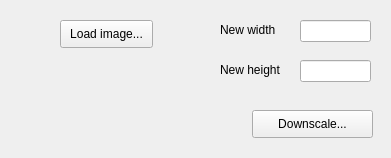
<?xml version="1.0" encoding="UTF-8"?>
<ui version="4.0">
 <class>MainWidget</class>
 <widget class="QWidget" name="MainWidget">
  <property name="geometry">
   <rect>
    <x>0</x>
    <y>0</y>
    <width>391</width>
    <height>158</height>
   </rect>
  </property>
  <property name="windowTitle">
   <string>Downscale ARGB</string>
  </property>
  <widget class="QPushButton" name="pushButton_loadImage">
   <property name="geometry">
    <rect>
     <x>60</x>
     <y>20</y>
     <width>93</width>
     <height>28</height>
    </rect>
   </property>
   <property name="text">
    <string>Load image...</string>
   </property>
  </widget>
  <widget class="QLabel" name="label_loaded">
   <property name="geometry">
    <rect>
     <x>20</x>
     <y>60</y>
     <width>171</width>
     <height>20</height>
    </rect>
   </property>
   <property name="text">
    <string/>
   </property>
   <property name="alignment">
    <set>Qt::AlignCenter</set>
   </property>
  </widget>
  <widget class="QLineEdit" name="lineEdit_newWidth">
   <property name="geometry">
    <rect>
     <x>300</x>
     <y>20</y>
     <width>71</width>
     <height>22</height>
    </rect>
   </property>
  </widget>
  <widget class="QLineEdit" name="lineEdit_newHeight">
   <property name="geometry">
    <rect>
     <x>300</x>
     <y>60</y>
     <width>71</width>
     <height>22</height>
    </rect>
   </property>
  </widget>
  <widget class="QLabel" name="label_newWidth">
   <property name="geometry">
    <rect>
     <x>220</x>
     <y>20</y>
     <width>71</width>
     <height>20</height>
    </rect>
   </property>
   <property name="text">
    <string>New width</string>
   </property>
  </widget>
  <widget class="QLabel" name="label_newHeight">
   <property name="geometry">
    <rect>
     <x>220</x>
     <y>60</y>
     <width>71</width>
     <height>20</height>
    </rect>
   </property>
   <property name="text">
    <string>New height</string>
   </property>
  </widget>
  <widget class="QPushButton" name="pushButton_downscale">
   <property name="geometry">
    <rect>
     <x>252</x>
     <y>110</y>
     <width>121</width>
     <height>28</height>
    </rect>
   </property>
   <property name="text">
    <string>Downscale...</string>
   </property>
  </widget>
 </widget>
 <layoutdefault spacing="6" margin="11"/>
 <resources/>
 <connections/>
</ui>
